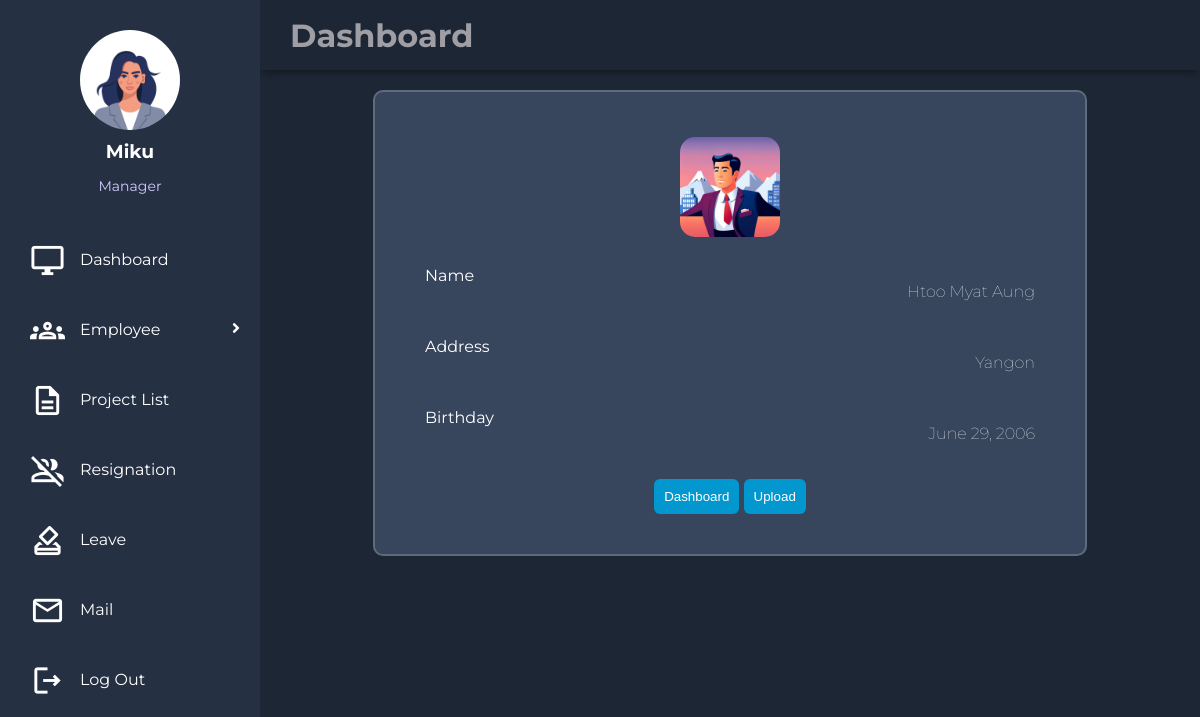
Screenshot of /ems/profile/1/ (signed in) with the database file from the repository.
### EMS_HR/models.py (models this page shows, shortened)
class empdetailModel(models.Model):
    id = models.AutoField(primary_key=True)
    name = models.CharField(max_length=50)
    address = models.TextField()
    birthday = models.DateField()
    image = models.ImageField()
    user = models.OneToOneField(User, on_delete=models.CASCADE)

class empcreateModel(models.Model):
    id = models.AutoField(primary_key=True)
    user = models.OneToOneField(User, on_delete=models.CASCADE)
    phone = models.CharField(max_length=16)
    salary = models.CharField(max_length=50)
    position = models.ForeignKey(positionModel, on_delete=models.CASCADE, default=None)
    gender = models.ForeignKey(genderModel, on_delete=models.CASCADE, default=None)
    image = models.ImageField(default=None, blank=True)
    create_at = models.DateTimeField(default=None)

class positionModel(models.Model):
    name = models.CharField(max_length=50)

### EMS_HR/views.py (the view)
# urls.py: path('profile/<int:user_id>/', profile),
@permission_required('EMS_HR.view_empdetailmodel', login_url='login')
def profile(request, user_id):
    try:
        empdetails = empdetailModel.objects.get(user_id=user_id)
        return render(request,'profile.html',{'empdetails':empdetails})
    except Exception as e:
        messages.error(request, "Profile has not been created!")
        return redirect('prof_create')

### utils/context_processor.py (called while the page is built)
def profile(request):
    try:
        userdetail = empdetailModel.objects.get(user_id = request.user.id)
        return {'userdetail':userdetail}
    except Exception:
        return {'userdetail':None}

def create(request):
    try:
        empdetail = empcreateModel.objects.get(user_id = request.user.id)
        return {'empdetail':empdetail}
    except Exception:
        return {'empdetail':None}

### EMS_HR/templates/profile.html (shortened to what this page needs)
{% extends "base.html" %}
{% block body %}
{% load static %}
<link rel="stylesheet" href="{%static 'css/style4.css'%}">
<div class="main-container">
    <div class="box">
        <div class="box-detail">
            <div class="image">
                <img src="{{empdetails.image.url}}"/>
            </div>
            <div class="detail">
                <label>Name</label>
                <p>{{empdetails.name}}</p>
            </div>
            <div class="detail">
                <label>Address</label>
                <p>{{empdetails.address}}</p>
            </div>
            <div class="detail">
                <label>Birthday</label>
                <p>{{empdetails.birthday}}</p>
            </div>
            <div class="button">
                <a href="/ems/dashboard"><button>Dashboard</button></a>
                <a href="/ems/profile/upload/{{user.id}}"><button>Upload</button></a>
            </div>
        </div>
    </div>
</div>
{% endblock %}

### templates/sidebar.html (shortened to what this page needs)
{% load static %}
<!DOCTYPE html>
<html>
    <body>
      <aside id="sidebar">
        {%if userdetail.image %}
		    <div class="profile">
                <a href="/ems/profile/create/"><img src="{{ userdetail.image.url }}"></a>
                <h3>{{ userdetail.name}}</h3>
                <p>{{ empdetail.position.name }}</p>
            </div>
            {% else %}
            <div class="profile">
                <a href="/ems/profile/create"><img src="{% static 'images/profile.jpg' %}"></a>
            </div>
            {% endif %}
        <div class="menu">
            <div class="item"><a href="/ems/dashboard"><span class="material-icons-outlined">desktop_windows</span>Dashboard</a></div>
            {% if empdetail.position.name == "Manager" %}
            <div class="item"><a class="sub-btn"><span class="material-icons-outlined">groups</span>Employee
                <i class="fas fa-angle-right dropdown"></i>
                </a>
            </div>
            {% endif %}
            {% if empdetail.position.name == "Manager" %}
            <div class="item"><a href="/ems/proj/view"><span class="material-icons-outlined">description</span>Project List</a></div>
            {% endif %}
            {% if empdetail.position.name == "Admin" %}
            <div class="item"><a href="/ems/res/view"><span class="material-icons-outlined">group_off</span>Resignation List</a></div>
            <div class="item"><a href="/ems/leave/view"><span class="material-icons-outlined">how_to_vote</span>Leave List</a></div>
            {% elif empdetail.position.name == "Manager" %}
            <div class="item"><a href="/ems/res/create"><span class="material-icons-outlined">group_off</span>Resignation</a></div>
            <div class="item"><a href="/ems/leave/create"><span class="material-icons-outlined">how_to_vote</span>Leave</a></div>
            {% elif empdetail.position.name == "Project Manager" %}
            <div class="item"><a href="/ems/res/create"><span class="material-icons-outlined">group_off</span>Resignation</a></div>
            <div class="item"><a href="/ems/leave/create"><span class="material-icons-outlined">how_to_vote</span>Leave</a></div>
            {% elif empdetail.position.name == "Developer" %}
            <div class="item"><a href="/ems/res/create"><span class="material-icons-outlined">group_off</span>Resignation</a></div>
            <div class="item"><a href="/ems/leave/create"><span class="material-icons-outlined">how_to_vote</span>Leave</a></div>
            {% endif %}
            {% if empdetail.position.name == "Admin" %}
            <div class="item"><a href="/ems/mail"><span class="material-icons-outlined">email</span>Mail</a></div>
            {% elif empdetail.position.name == "Manager" %}
            <div class="item"><a href="/ems/mail"><span class="material-icons-outlined">email</span>Mail</a></div>
            {% elif empdetail.position.name == "Developer" %}
            <div class="item"><a href="/ems/mail"><span class="material-icons-outlined">email</span>Mail</a></div>
            {% elif empdetail.position.name == "Project Manager" %}
            <div class="item"><a href="/ems/mail"><span class="material-icons-outlined">email</span>Mail</a></div>
            {% endif %}
            <div class="item"><a href="/logout"><span class="material-icons-outlined">logout</span>Log Out</a></div>
        </div>
       </aside>
    </body>
</html>

### static/css/style1.css (style rules this page uses)
body { margin: 0; padding: 0; background-color: #1d2634; color: #9e9ea4; font-family: 'Montserrat', sans-serif; }
.material-icons-outlined { vertical-align: middle; line-height: 1px; font-size: 35px; }
.menu { width:100%; }
#sidebar { grid-area: sidebar; height: 100%; background-color: #263043; overflow-y: auto; transition: all 0.5s; -webkit-transition: all 0.5s; }
.main-container { grid-area: main; overflow-y: auto; padding: 20px 20px; color: rgba(255, 255, 255, 0.95); }
#sidebar .menu { width: 100%; margin-top: 30px; }
#sidebar .menu .item { position: relative; cursor: pointer; }
#sidebar .menu .item a { color: #fff; font-size: 16px; text-decoration: none; display: block; padding: 5px 30px; line-height: 60px; }
#sidebar .menu .item i { margin-right: 15px; }
.item span { margin-right:15px; }
#sidebar .menu .item a .dropdown { position: absolute; right: 0; margin: 20px; transition: 0.3s ease; }
.profile { margin-top:30px; margin-bottom:15px; text-align:center; }
.profile img { display:block; width: 100px; height:100px; border-radius: 50%; margin: 0 auto; }
.profile h3 { color: #ffffff; margin:10px 0 5px; }
.profile p { color:rgba(206,204,253); font-size:14px; }

### static/css/style4.css (style rules this page uses)
.box { display:flex; justify-content:center; text-align:center; width:100%; height:auto; box-sizing:border-box; }
.box-detail { width:70%; background-color:#37455d; border:2px solid rgba(255, 255, 255, .2); color:#fff; border-radius: 10px; padding:30px 40px; }
.image { text-align:center; padding:15px; }
.image >img { width:100px; height:100px; border-radius:15px; cursor:pointer; }
.detail { display:flex; justify-content:space-between; padding:10px; }
.detail >p { font-size:medium; font-weight:100; }
button { outline:none; border:none; cursor:pointer; border-radius:6px; padding:10px; color:#fff; background-color:#0298cf; }
.button { padding:10px; }

### rows the page displays
empdetailModel: image (picture), name "Miku"
empcreateModel: position.name "Manager"
empdetailModel: image (picture), name "Htoo Myat Aung", address "Yangon", birthday "June 29, 2006"
